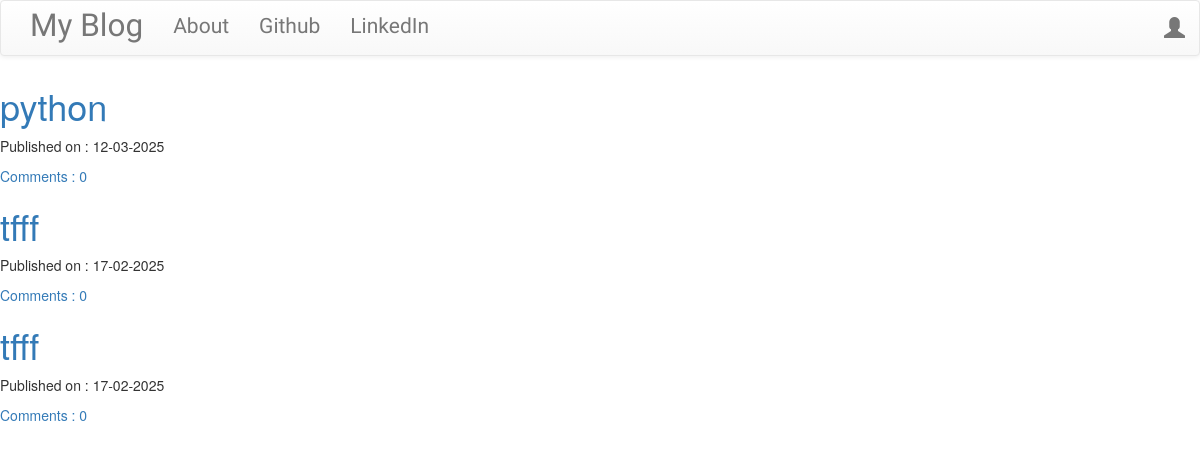
Before: / with the older database file.
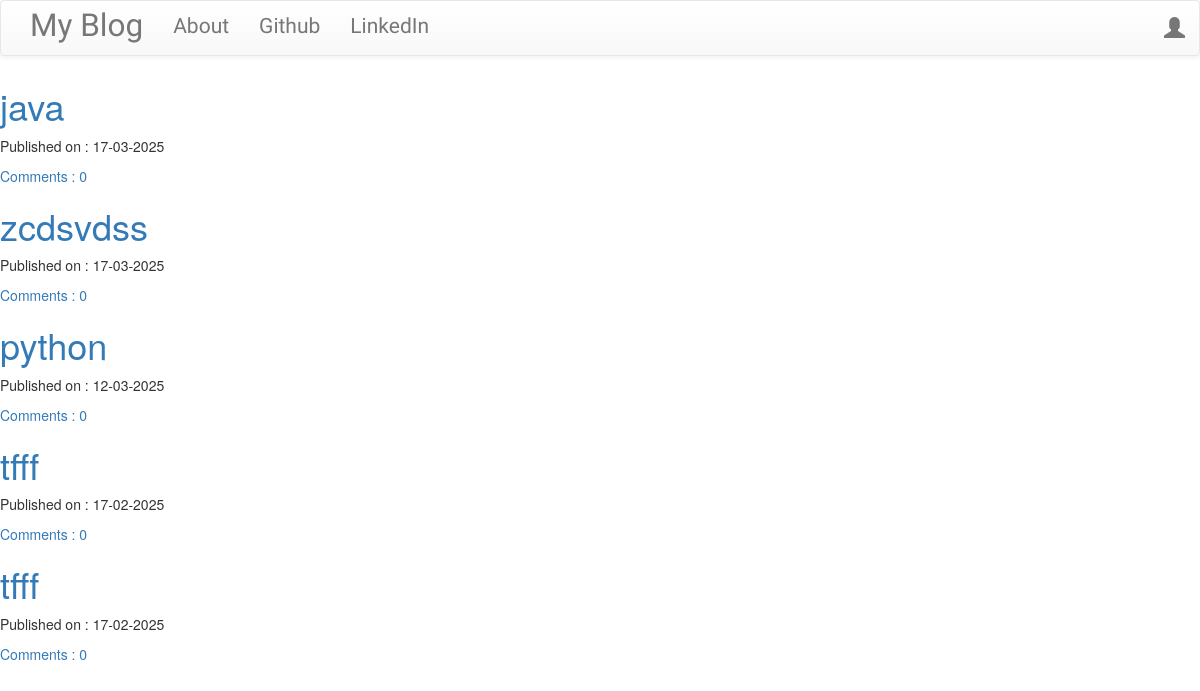
After: the same page with the newer database file.
### blog/models.py (models this page shows, shortened)
class Post(models.Model):
    author = models.ForeignKey('auth.User',on_delete=models.CASCADE)
    title = models.CharField(max_length=200)
    text = models.TextField()
    created_date =models.DateField(default=timezone.now)
    published_date = models.DateTimeField(null=True, blank=True)
    def approve_comments(self):
        return self.comments.filter(approved_comments=True)

### blog/views.py (the view)
# urls.py: path('',views.PostListView.as_view(),name='post_list'),
class PostListView(ListView):
    model = Post
    def get_queryset(self):
        return Post.objects.filter(published_date__lte = timezone.now()).order_by('-published_date')

### blog/templates/blog/post_list.html
{% extends "base.html" %}
{% block content %}
<div class="centerstage">
    {% for post in post_list %}
    <div class="post">
        <h1><a href="{% url 'post_detail' pk=post.pk %}">{{post.title}}</a></h1>
        <div class="date">
            <p>Published on : {{post.published_date|date:'d-m-Y'}}</p>
        </div>
        <a href="{% url 'post_detail' pk=post.pk %}">Comments : {{ post.approve_comments.count}}</a>
    </div>
    {%endfor%}
</div>
{% endblock %}

### blog/templates/blog/base.html (shortened to what this page needs)
<!DOCTYPE html>
{% load static %}
<html lang="en">
<head>
    <link rel="stylesheet" href="https://maxcdn.bootstrapcdn.com/bootstrap/3.3.7/css/bootstrap.min.css">
    <link rel="stylesheet" href="https://maxcdn.bootstrapcdn.com/bootstrap/3.3.7/css/bootstrap-theme.min.css">
    <link rel="stylesheet" href="//cdn.jsdelivr.net/medium-editor/latest/css/medium-editor.min.css" type="text/css" media="screen" charset="utf-8">
    <link rel="stylesheet" href="{% static 'css/blog.css'%}">
</head>
<body class="loader">
     <nav class="navbar navbar-default techfont custom-navbar">
        <div class="container">
            <ul class="nav navbar-nav">
                <li><a class='navbar-brand bigbrand' href="{% url 'post_list' %}">My Blog</a></li>
                <li><a href="{% url 'about' %}">About</a></li>
                <li><a href="https://www.github.com">Github</a></li>
                <li><a href="https://www.linkedin.com">LinkedIn</a></li>
            </ul>
            <ul class="nav navbar-nav navbar-right">
                {% if user.is_authenticated %}
                <li><a href="{% url 'post_new' %}">New Post</a></li>
                <li><a href="{% url 'post_draft_list' %}">Drafts</a></li>
                <li><a href="{% url 'logout' %}">Logout</a></li>
                <li><a href="">Welcome : {{user.username}}</a></li>
                    {% else %}
                <li><a class="nav navbar-right" href=" {% url 'login' %}"><span class="glyphicon glyphicon-user"></span></a></li>
                {% endif %}
            </ul>
        </div>
    </nav>
    <div class="content conatiner">
        <div class="row">
            <div class="col-md-8">
                <div class="blog_post">
                    {% block content %}
                    {% endblock %}
                </div>
            </div>
        </div>
    </div>
</body>
</html>

### blog/static/css/blog.css (style rules this page uses)
.techfont { font-family: 'Russo One', sans-serif; font-size: 1.5em; margin-bottom: 10px; }
.centerstage { margin-left: auto; margin-right: auto; }
.bigbrand { font-size: 1.5em; }
.loader { filter:hue-rotate(0deg); color: linear-gradient(45deg,#0f8,#08f); animation:hue 5000ms infinite linear; }

Changed rows visible on the page:
added Post: title "java", published_date "17-03-2025", approve_comments.count "0"
added Post: title "zcdsvdss", published_date "17-03-2025", approve_comments.count "0"
